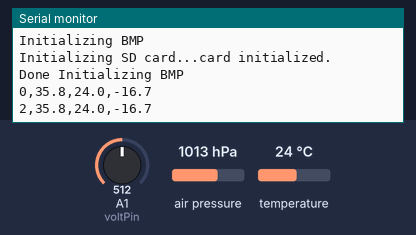
Bench run of a sketch on a simulated Arduino Uno, built with avr-gcc and run on an emulated ATmega328P. On the bench: the last lines printed to the serial monitor. Inputs (shaded band) come from the test bench; at power-on: air pressure 1013 hPa, A1 (voltPin) = 512, temperature 24 °C. Storage starts empty.

Above: at 2.8 s.
2.9 s: air pressure set to 952 hPa
At 5.3 s:
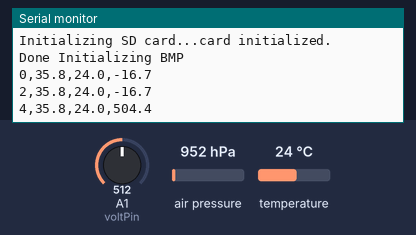
5.6 s: A1 (voltPin) set to 716
At 6.4 s:
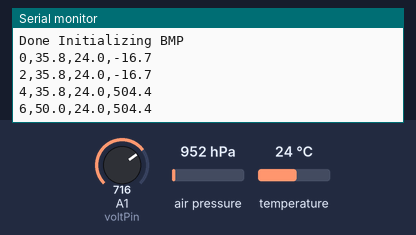
8.3 s: temperature set to 12 °C
At 10.6 s:
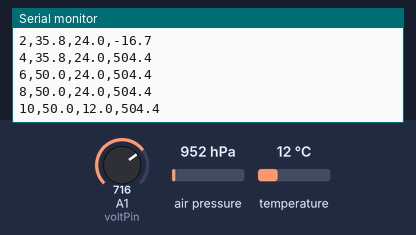
11.0 s: A1 (voltPin) set to 900
At 12.6 s:
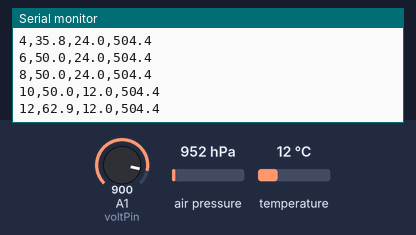
13.7 s: air pressure set to 975 hPa
At 14.7 s:
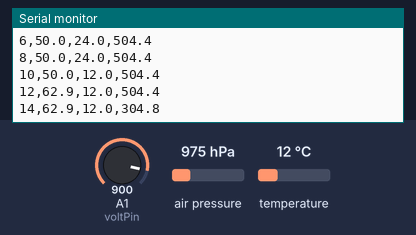
Timing chart, 0 to 16.7 s (numbered marks = the images above; inputs shaded):
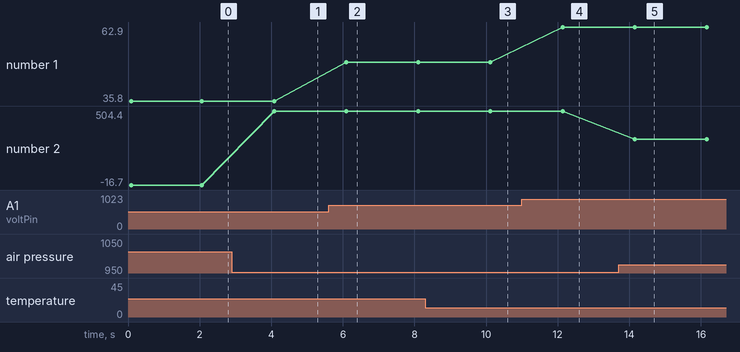

Measured:
- after the input at 2.9 s, the serial monitor: prints a new line after 1.2 s (image 1)
- after the input at 5.6 s, the serial monitor: prints a new line after 0.49 s (image 2)
- after the input at 8.3 s, the serial monitor: prints a new line after 1.8 s (image 3)
- after the input at 11.0 s, the serial monitor: prints a new line after 1.1 s (image 4)
- after the input at 13.7 s, the serial monitor: prints a new line after 0.45 s (image 5)
- plotted number 1: 35.8 → 50 after the input at 5.6 s, 50 → 62.9 after the input at 11.0 s
- plotted number 2: -16.7 → 504.4 after the input at 2.9 s, 504.4 → 304.8 after the input at 13.7 s

The sketch:

SolarCellControl.ino
```cpp
/*
  Seth Eisner
  uses voltage divider and reads voltage across ground and analog pin 1
*/

#include <SPI.h>
#include <SD.h>
#include <Adafruit_Sensor.h>
#include <Adafruit_BMP280.h>


Adafruit_BMP280 bmp;

#define BMP_SCK 13
#define BMP_MISO 12
#define BMP_MOSI 11
#define BMP_CS 10

const int chipSelect = 10;
const int voltPin = 1; // -> 37
const float MAXVOLTS = 71.53; //Must match voltage circuit resistors
float voltage = 0.0;

void setup() {
  // Open serial communications and wait for port to open:
  Serial.begin(9600);
  pinMode(voltPin, INPUT);
  while (!Serial) {
    ; // wait for serial port to connect. Needed for native USB port only
  }

  Serial.println("Initializing BMP\n");
  if (!bmp.begin()) {
    //Begin the sensor
    Serial.println("error");
    while (1);
  }
  Serial.print("Initializing SD card...");
  // see if the card is present and can be initialized:
  if (!SD.begin(chipSelect)) {
    Serial.println("Card failed, or not present");
    // don't do anything more:
    while (1);
  }
  Serial.println("card initialized.");
  File dataFile = SD.open("voltlog.csv", FILE_WRITE);
  dataFile.println("running time secs,voltage, temp C,elevation m");
  dataFile.close();
  Serial.println("Done Initializing BMP\n");

}

void loop() {
  // make a string for assembling the data to log:
  String dataString = "";
  float temperature = bmp.readTemperature();
  float elevation = bmp.readAltitude (1011);
  voltage = (float)analogRead(voltPin) * (MAXVOLTS / 1024.0);

  dataString = String(millis() / 1000) + ',';
  dataString += String(voltage, 1) + ',';
  dataString += String(temperature, 1) + ',';
  dataString += String(elevation, 1) ;

  // open the file. note that only one file can be open at a time,
  // so you have to close this one before opening another.

  File dataFile = SD.open("voltlog.csv", FILE_WRITE);

  // if the file is available, write to it:
  if (dataFile) {
    dataFile.println(dataString);
    dataFile.close();
    // print to the serial port too:
    Serial.println(dataString);
  }
  // if the file isn't open, pop up an error:
  else {
    Serial.println("error opening datalog.txt");
  }

  //delay(1);
  delay(2000);
}
```
